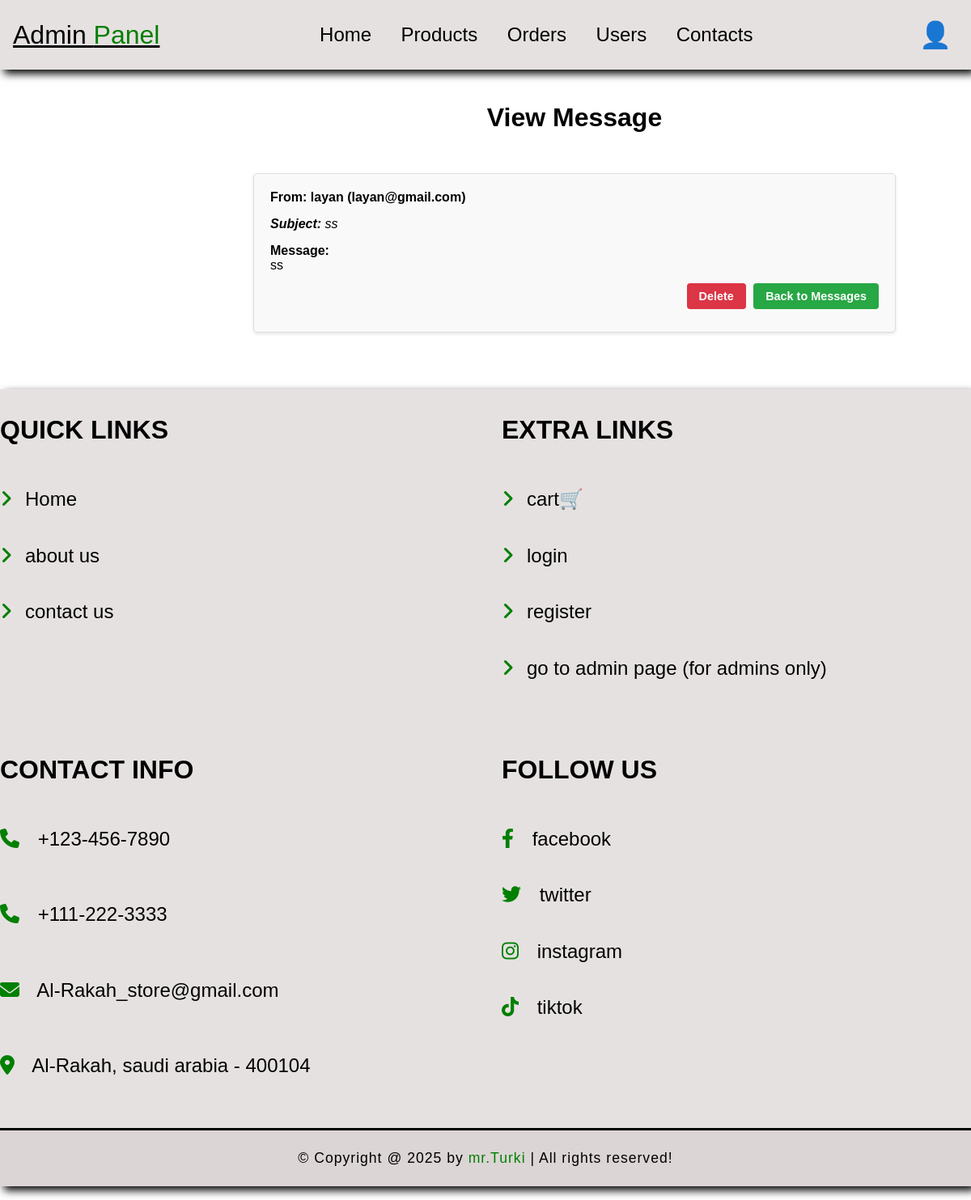
The app's page /GroceryStore/php/view_message.php?id=14 (signed in) with its own data.
### tables this page shows
CREATE TABLE `contact_messages` (
  `id` int(11) NOT NULL AUTO_INCREMENT,
  `name` varchar(255) NOT NULL,
  `email` varchar(255) NOT NULL,
  `subject` varchar(255) DEFAULT NULL,
  `message` text NOT NULL,
  `created_at` timestamp NOT NULL DEFAULT current_timestamp(),
  `user_id` int(11) DEFAULT NULL,
  PRIMARY KEY (`id`),
  KEY `fk_user_id` (`user_id`),
  CONSTRAINT `fk_user_id` FOREIGN KEY (`user_id`) REFERENCES `users` (`id`)
);

CREATE TABLE `users` (
  `id` int(11) NOT NULL AUTO_INCREMENT,
  `Name` varchar(100) NOT NULL,
  `Email` varchar(100) NOT NULL,
  `Password` varchar(255) NOT NULL,
  `city` varchar(45) NOT NULL,
  `Address` text NOT NULL,
  `Phone` varchar(15) NOT NULL,
  `CreatedAt` timestamp NOT NULL DEFAULT current_timestamp(),
  `user_type` varchar(45) DEFAULT 'user',
  PRIMARY KEY (`id`),
  UNIQUE KEY `Email` (`Email`)
);

### GroceryStore/php/view_message.php (the view, shortened to what this page needs)
<?php
require_once 'config.php';
if (isset($_GET['id']) && ctype_digit($_GET['id'])) {
    $message_id = (int)$_GET['id'];
    try {
        $stmt = $conn->prepare("SELECT cm.*, u.Name as userName, u.email as userEmail FROM contact_messages cm LEFT JOIN users u ON cm.user_id = u.id WHERE cm.id = ?");
        $stmt->execute([$message_id]);
        $message = $stmt->fetch(PDO::FETCH_ASSOC);
    } catch (PDOException $e) {
        error_log("Database error (get message): " . $e->getMessage());
        $_SESSION['message'] = "Database error.";
        $_SESSION['message_type'] = 'error';
        header("Location: admin_contacts.php");
        exit();
    }
} else {
    $_SESSION['message'] = "Invalid message ID.";
    $_SESSION['message_type'] = 'error';
    header("Location: admin_contacts.php");
    exit();
}
?>
<!DOCTYPE html>
<html lang="en">
<head>
    <link rel="stylesheet" href="\web project\GroceryStore\css\StyleSheet.css">
</head>
<body>
    <?php include 'admin_header.php'; ?>
    <div class="user_dashboard">
        <h1 class="contact_admin_title">View Message</h1>
        <div class="show_message_container">
            <div class="show_message_sender">
                <strong>From:</strong>
                <?php if ($message['userName']): ?>
                    <?= htmlspecialchars($message['userName']) ?> (<?= htmlspecialchars($message['userEmail']) ?>)
                <?php else: ?>
                    <?= htmlspecialchars($message['name']) ?> (<?= htmlspecialchars($message['email']) ?>)
                <?php endif; ?>
            </div>
            <div class="show_message_subject"><strong>Subject:</strong> <?= htmlspecialchars($message['subject']) ?></div>
            <div class="show_message_message"><strong>Message:</strong><br><?= nl2br(htmlspecialchars($message['message'])) ?></div>
            <div class="show_message_actions">
                <a href="delete_message.php?id=<?= $message['id'] ?>" class="contact_admin_btn contact_admin_demote_btn" onclick="return confirm('Delete this message?')">Delete</a>
                <a href="admin_contacts.php" class="contact_admin_btn contact_admin_promote_btn">Back to Messages</a>
            </div>
        </div>
    </div>
    <?php include 'footer.php'; ?>
</body>
</html>

### GroceryStore/css/StyleSheet.css (style rules this page uses)
body { font-family: Arial, sans-serif; margin: 0; padding: 0; background-color: white; }
.user_dashboard { padding: 20px; margin-left: 220px; }
.contact_admin_btn { padding: 8px 15px; border: none; border-radius: 4px; cursor: pointer; font-weight: bold; text-decoration: none; font-size: 0.9em; transition: background-color 0.2s; margin-left: 5px; }
.contact_admin_promote_btn { background-color: #28a745; color: white; }
.contact_admin_demote_btn { background-color: #dc3545; color: white; }
.contact_admin_title { text-align: center; }
.show_message_container { width: 80%; max-width: 800px; margin: 50px auto; padding: 20px; border: 1px solid #ddd; border-radius: 5px; box-shadow: 0 2px 4px rgba(0, 0, 0, 0.1); background-color: #f9f9f9; }
.show_message_container div { margin-bottom: 15px; }
.show_message_sender { font-weight: bold; }
.show_message_subject { font-style: italic; }
.show_message_message { white-space: pre-wrap; }
.show_message_actions { margin-top: 20px; text-align: right; }

### records on screen
contact_messages: user.Name "layan", user.Email "layan@gmail.com", subject "ss", message "ss"
